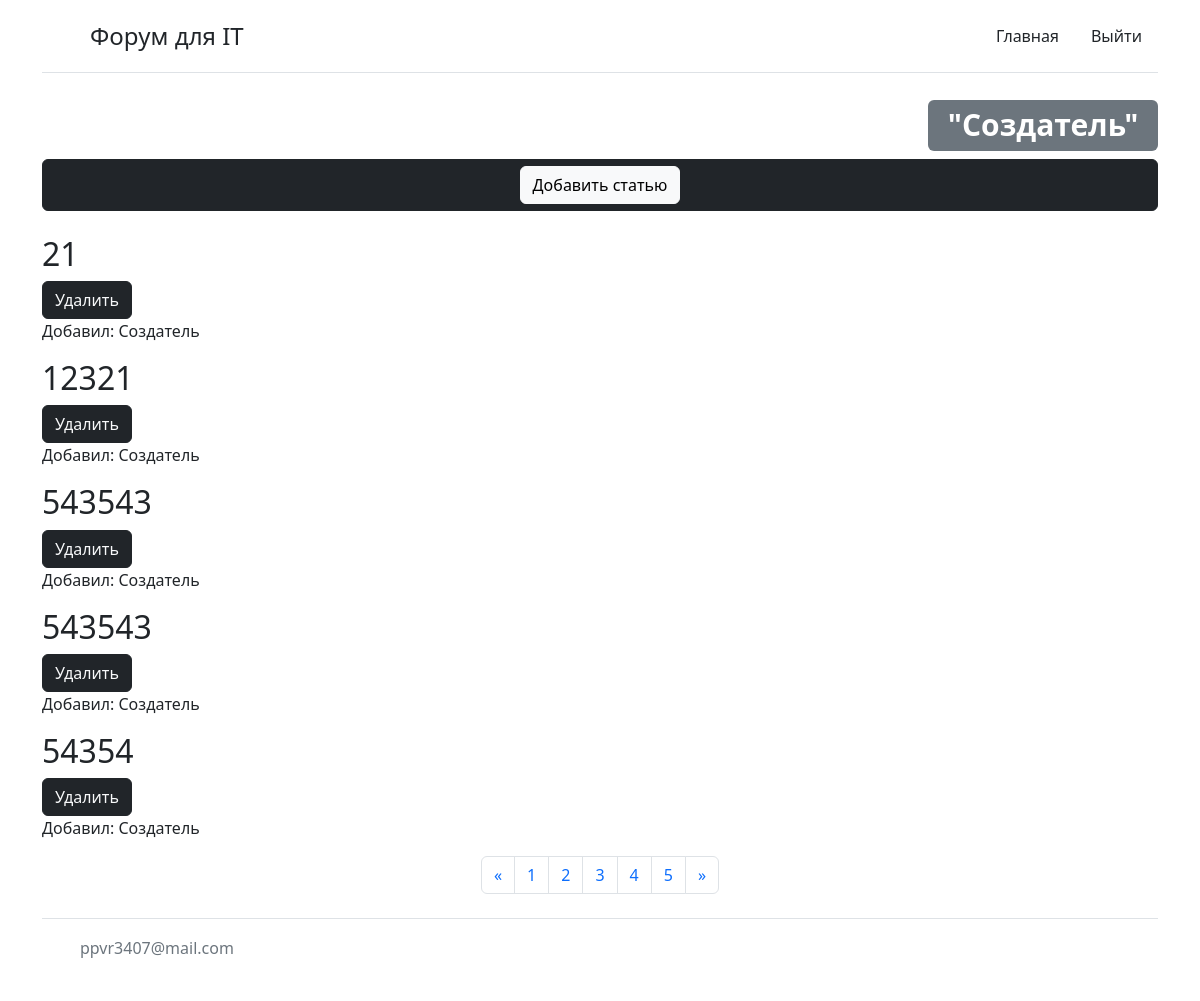
Page / (signed in) on the earlier database version.
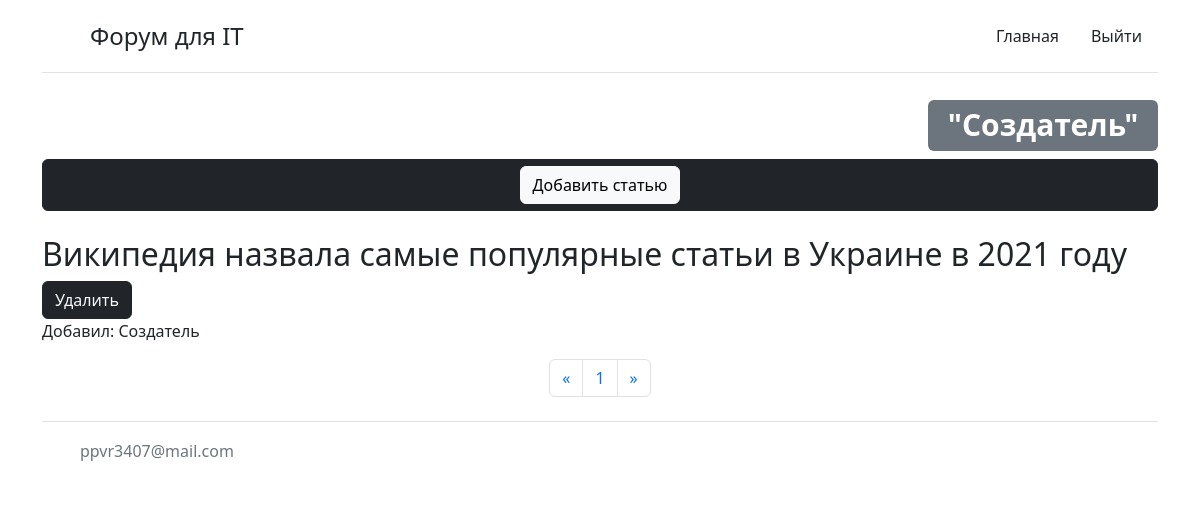
Same page on the later database version.
### packages/modells.py (models this page shows, shortened)
class User(db.Model, UserMixin):
    id = db.Column(db.Integer, primary_key=True)
    login = db.Column(db.String(120), nullable=False, unique=True)
    password = db.Column(db.String, nullable=False)
    user_name = db.Column(db.String(20), nullable=False)
    tel = db.Column(db.String)
    super_vip = db.Column(db.Boolean,default=False)

class Date_b(db.Model):
    id = db.Column(db.Integer, primary_key=True)
    title = db.Column(db.String(300), nullable=False)
    text = db.Column(db.Text, nullable=False)
    time = db.Column(db.DateTime, default=datetime.utcnow)
    name_user = db.Column(db.String)

### packages/routes.py (the view)
@app.route("/")
@app.route("/<int:page>")
@login_required
def index(page=1):
    user = User.query.filter(User.login == Login().id).first()
    posts = db.session.query(Date_b).order_by(Date_b.id.desc()).paginate(page,5,False)
    return render_template("index.html", posts=posts,user=user)

### packages/routes.py (called while the page is built)
@manager.user_loader
def load_user(user_id):
    return User.query.get(user_id)

### packages/templates/index.html (shortened to what this page needs)
{% extends "base.html" %}
{% block body %}
<div class="container">
    <header class="d-flex flex-wrap justify-content-center py-3 mb-4 border-bottom">
      <a href="/" class="d-flex align-items-center mb-3 mb-md-0 me-md-auto text-dark text-decoration-none">
        <svg class="bi me-2" width="40" height="32"><use xlink:href="#bootstrap"></use></svg>
        <span class="fs-4">Форум для IT</span>
      </a>
      <ul class="nav nav-pills">
        <li class="nav-item"><a href="/" class="btn-dark nav-link  text-dark aria-current="page">Главная</a></li>
        <li class="nav-item"><a href="/logaut" class=" text-dark nav-link">Выйти</a></li>
      </ul>
    </header>
  </div>
<div class="container">
    <h1 class="text-end"><span class="badge bg-secondary">"{{user.user_name }}"</span></h1>
    <div class="btn btn-dark d-flex flex-wrap justify-content-center"><a href="/form" class="btn btn-light">Добавить статью</a></div>
    <br>
    {% for i in posts.items %}
    <div class=" ">
        <a href="/open/{{i.id}}" class="d-flex align-items-center mb-3 mb-md-0 me-md-auto text-dark text-decoration-none"><h2 >{{i.title}}</h2></a>
        {% if user.super_vip ==True %}
    </div>
        <a href="/delete/{{i.id}}" class="btn text-light btn-dark">Удалить</a>
        {% endif %}
        <p>Добавил: {{i.name_user}}</p>
    {% endfor %}
    <nav aria-label="Пример навигации по страницам">
        <ul class="pagination justify-content-center">
        <li class="page-item">
            <a class="page-link" href="{{url_for('index',page = posts.prev_num)}}" aria-label="Предыдущая">
            <span aria-hidden="true">&laquo;</span>
            </a>
        </li>
        {% for page in posts.iter_pages() %}
        <li class="page-item"><a class="page-link" href="/{{page}}">{{page}}</a></li>
        <li class="page-item">
        {% endfor %}
            <a class="page-link" href="{{url_for('index',page =posts.next_num)}}" aria-label="Следующая">
            <span aria-hidden="true">&raquo;</span>
            </a>
        </li>
        </ul>
    </nav>
</div>
{% endblock %}

### packages/templates/base.html (shortened to what this page needs)
<!DOCTYPE html>
<html lang="en">
<head>
    <link rel="stylesheet" href="https://cdn.jsdelivr.net/npm/bootstrap@5.2.0-beta1/dist/css/bootstrap.min.css">
    <link rel="stylesheet" type="text/css" href="{{ url_for( 'static', filename='css/style.css', v=1)}}">
<body>
{% block body %}{% endblock %}
<div class="container">
    <footer class="d-flex flex-wrap justify-content-between align-items-center py-3 my-4 border-top">
      <div class="col-md-4 d-flex align-items-center">
        <a href="/" class="mb-3 me-2 mb-md-0 text-muted text-decoration-none lh-1">
          <svg class="bi" width="30" height="24"><use xlink:href="#bootstrap"></use></svg>
        </a>
        <p class="mb-3 mb-md-0 text-muted">ppvr3407@mail.com</p>
      </div>
      <ul class="nav col-md-4 justify-content-end list-unstyled d-flex">
        <li class="ms-3"><a class="text-muted" href="#"><svg class="bi" width="24" height="24"><use xlink:href="#twitter"></use></svg></a></li>
        <li class="ms-3"><a class="text-muted" href="#"><svg class="bi" width="24" height="24"><use xlink:href="#instagram"></use></svg></a></li>
        <li class="ms-3"><a class="text-muted" href="#"><svg class="bi" width="24" height="24"><use xlink:href="#facebook"></use></svg></a></li>
      </ul>
    </footer>
  </div>
</body>
</html>

Differences in the rows shown:
removed Date_b: title "21", name_user "Создатель"
removed Date_b: title "12321", name_user "Создатель"
removed Date_b: title "543543", name_user "Создатель"
removed Date_b: title "543543", name_user "Создатель"
removed Date_b: title "54354", name_user "Создатель"
added Date_b: title "Википедия назвала самые популярные статьи в Украине в 2021 году", name_user "Создатель"
Other differences:
list line gone: "2"
list line gone: "3"
list line gone: "4"
list line gone: "5"
